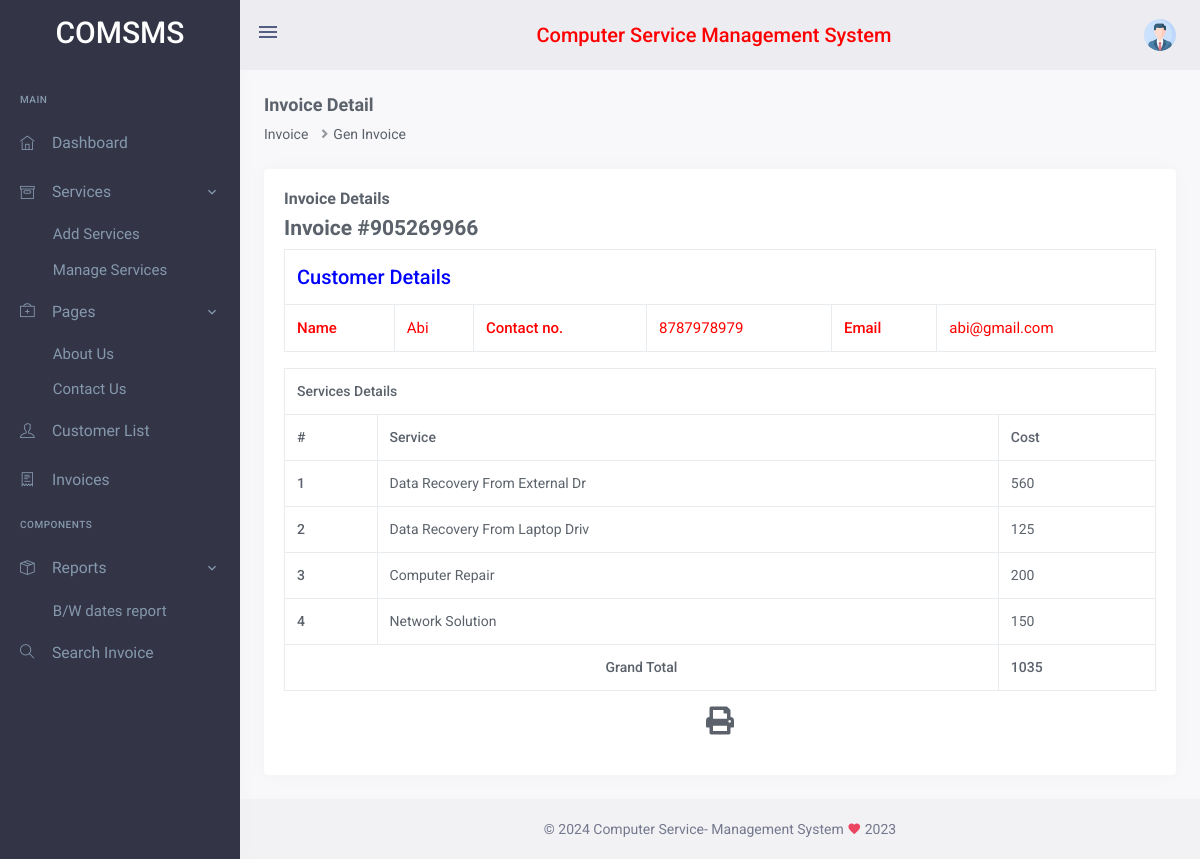
The page /comsms/admin/view-invoice.php?invoiceid=905269966 (signed in) on the database its author committed.
### tables this page shows
CREATE TABLE `tblservice` (
  `ID` int(10) NOT NULL,
  `ServiceName` varchar(30) DEFAULT NULL,
  `ServiceDes` mediumtext DEFAULT NULL,
  `Image` varchar(200) DEFAULT NULL,
  `Price` decimal(10,0) NOT NULL,
  `CreationDate` timestamp NOT NULL DEFAULT current_timestamp()
);

### comsms/admin/view-invoice.php (the view, shortened to what this page needs)
<?php
include('includes/dbconnection.php');
if (strlen($_SESSION['comsmsaid']==0)) {
  header('location:logout.php');
  } else{
?>
<!doctype html>
<html lang="en">
    <head>
       <?php include_once('includes/css.php'); ?>
    </head>
    <body data-sidebar="dark">
        <div id="layout-wrapper">
            <?php include_once('includes/header.php');?>
           <?php include_once('includes/sidebar.php');?>
            <div class="main-content">
                <div class="page-content">
                    <div class="container-fluid">
                        <div class="row align-items-center">
                            <div class="col-sm-6">
                                <div class="page-title-box">
                                    <h4 class="font-size-18">Invoice Detail</h4>
                                    <ol class="breadcrumb mb-0">
                                        <li class="breadcrumb-item">Invoice</li>
                                        <li class="breadcrumb-item">Gen Invoice</li>
                                    </ol>
                                </div>
                            </div>
                        </div>
                        <div class="row">
                            <div class="col-12">
                                <div class="card">
                                    <div class="card-body" id="exampl">
                                        <h4 class="card-title">Invoice Details</h4>
    <?php
    $invid=intval($_GET['invoiceid']);
$ret=mysqli_query($con,"select DISTINCT  tblinvoice.InvoiceDate,tbluser.FullName,tbluser.Email,tbluser.MobileNumber
    from  tblinvoice
    join tbluser on tbluser.ID=tblinvoice.Userid
    where tblinvoice.BillingId='$invid'");
while ($row=mysqli_fetch_array($ret)) {
?>
                                        <table class="table table-bordered" width="100%" border="1">
                                            <h4>Invoice #<?php echo $invid;?></h4>
<tr>
<th colspan="6" style="color: blue;font-size: 20px;">Customer Details</th>
</tr>
                             <tr style="color: red;font-size: 15px;">
                                <th>Name</th>
                                <td><?php echo $row['FullName']?></td>
                                <th>Contact no.</th>
                                <td><?php echo $row['MobileNumber']?></td>
                                <th>Email </th>
                                <td><?php echo $row['Email']?></td>
                            </tr>
<?php }?>
</table>
 <form method="post">
                        <table class="table table-bordered" width="100%" border="1">
<tr>
<th colspan="3">Services Details</th>
</tr>
<tr>
<th>#</th>
<th>Service</th>
<th>Cost</th>
</tr>
<?php
$ret=mysqli_query($con,"select tblservice.ServiceName,tblservice.Price
    from  tblinvoice
    join tblservice on tblservice.ID=tblinvoice.ServiceId
    where tblinvoice.BillingId='$invid'");
$cnt=1;
while ($row=mysqli_fetch_array($ret)) {
    ?>
<tr>
<th><?php echo $cnt;?></th>
<td><?php echo $row['ServiceName']?></td>
<td><?php echo $subtotal=$row['Price']?></td>
</tr>
<?php
$cnt=$cnt+1;
$gtotal+=$subtotal;
} ?>
<tr>
<th colspan="2" style="text-align:center" style="color: blue;font-size: 20px;">Grand Total</th>
<th><?php echo $gtotal?></th>
</tr>
</table>
  <p style="margin-top:1%"  align="center">
  <i class="fa fa-print fa-2x" style="cursor: pointer;"  OnClick="CallPrint(this.value)" ></i>
</p>
</form>
                                    </div>
                                </div>
                            </div>
                        </div>
                    </div>
                </div>
<?php include_once('includes/footer.php');?>
            </div>
        </div>
    </body>
</html>
<?php  } ?>

### rows shown on the page
tblservice: ServiceName "Data Recovery From External Dr", Price "560"
tblservice: ServiceName "Data Recovery From Laptop Driv", Price "125"
tblservice: ServiceName "Computer Repair", Price "200"
tblservice: ServiceName "Network Solution", Price "150"

### other values the page prints
$row['FullName'] "Abi"
$row['MobileNumber'] "8787978979"
$row['Email'] "abi@gmail.com"
$gtotal "1035"
